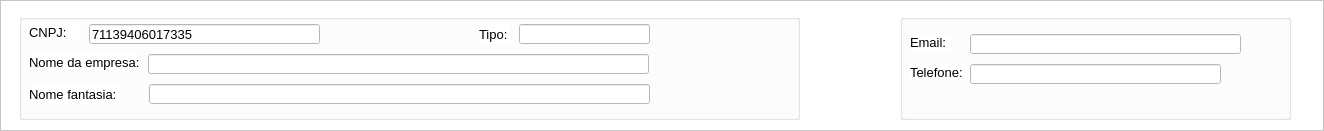
         <widget class="QFrame" name="frame_51">
          <property name="geometry">
           <rect>
            <x>10</x>
            <y>10</y>
            <width>1324</width>
            <height>131</height>
           </rect>
          </property>
          <property name="styleSheet">
           <string notr="true">background-color: rgb(255, 255, 255);</string>
          </property>
          <property name="frameShape">
           <enum>QFrame::StyledPanel</enum>
          </property>
          <property name="frameShadow">
           <enum>QFrame::Raised</enum>
          </property>
          <widget class="QGroupBox" name="groupBox_7">
           <property name="geometry">
            <rect>
             <x>19</x>
             <y>14</y>
             <width>781</width>
             <height>106</height>
            </rect>
           </property>
           <property name="title">
            <string/>
           </property>
           <widget class="QLineEdit" name="nomeFantazia_4">
            <property name="geometry">
             <rect>
              <x>130</x>
              <y>70</y>
              <width>501</width>
              <height>20</height>
             </rect>
            </property>
            <property name="font">
             <font>
              <family>Arial</family>
              <pointsize>10</pointsize>
             </font>
            </property>
            <property name="styleSheet">
             <string notr="true">background-color: rgb(255, 255, 255);</string>
            </property>
            <property name="text">
             <string/>
            </property>
           </widget>
           <widget class="QLabel" name="label_29">
            <property name="geometry">
             <rect>
              <x>10</x>
              <y>70</y>
              <width>91</width>
              <height>20</height>
             </rect>
            </property>
            <property name="font">
             <font>
              <family>Arial</family>
              <pointsize>10</pointsize>
             </font>
            </property>
            <property name="text">
             <string>Nome fantasia:</string>
            </property>
           </widget>
           <widget class="QLabel" name="label_30">
            <property name="geometry">
             <rect>
              <x>10</x>
              <y>40</y>
              <width>111</width>
              <height>16</height>
             </rect>
            </property>
            <property name="font">
             <font>
              <family>Arial</family>
              <pointsize>10</pointsize>
             </font>
            </property>
            <property name="text">
             <string>Nome da empresa:</string>
            </property>
           </widget>
           <widget class="QLineEdit" name="nomeEmpresa_4">
            <property name="geometry">
             <rect>
              <x>129</x>
              <y>40</y>
              <width>501</width>
              <height>20</height>
             </rect>
            </property>
            <property name="font">
             <font>
              <family>Arial</family>
              <pointsize>10</pointsize>
             </font>
            </property>
            <property name="styleSheet">
             <string notr="true">background-color: rgb(255, 255, 255);</string>
            </property>
            <property name="text">
             <string/>
            </property>
           </widget>
           <widget class="QPushButton" name="consultar_cnpj_4">
            <property name="geometry">
             <rect>
              <x>310</x>
              <y>10</y>
              <width>41</width>
              <height>21</height>
             </rect>
            </property>
            <property name="font">
             <font>
              <pointsize>10</pointsize>
              <weight>75</weight>
              <bold>true</bold>
             </font>
            </property>
            <property name="cursor">
             <cursorShape>PointingHandCursor</cursorShape>
            </property>
            <property name="mouseTracking">
             <bool>false</bool>
            </property>
            <property name="tabletTracking">
             <bool>false</bool>
            </property>
            <property name="focusPolicy">
             <enum>Qt::NoFocus</enum>
            </property>
            <property name="acceptDrops">
             <bool>true</bool>
            </property>
            <property name="toolTip">
             <string>Consultar CNPJ</string>
            </property>
            <property name="statusTip">
             <string/>
            </property>
            <property name="accessibleName">
             <string/>
            </property>
            <property name="accessibleDescription">
             <string/>
            </property>
            <property name="layoutDirection">
             <enum>Qt::LeftToRight</enum>
            </property>
            <property name="autoFillBackground">
             <bool>false</bool>
            </property>
            <property name="styleSheet">
             <string notr="true">background-color: rgb(85, 170, 255);</string>
            </property>
            <property name="inputMethodHints">
             <set>Qt::ImhNone</set>
            </property>
            <property name="text">
             <string/>
            </property>
            <property name="icon">
             <iconset>
              <normaloff>../../Imagens/lupa.ico</normaloff>../../Imagens/lupa.ico</iconset>
            </property>
            <property name="iconSize">
             <size>
              <width>23</width>
              <height>30</height>
             </size>
            </property>
            <property name="shortcut">
             <string/>
            </property>
            <property name="checkable">
             <bool>false</bool>
            </property>
            <property name="checked">
             <bool>false</bool>
            </property>
            <property name="autoRepeat">
             <bool>false</bool>
            </property>
            <property name="autoExclusive">
             <bool>false</bool>
            </property>
            <property name="autoDefault">
             <bool>true</bool>
            </property>
            <property name="default">
             <bool>false</bool>
            </property>
            <property name="flat">
             <bool>true</bool>
            </property>
           </widget>
           <widget class="QLabel" name="label_196">
            <property name="geometry">
             <rect>
              <x>10</x>
              <y>10</y>
              <width>51</width>
              <height>16</height>
             </rect>
            </property>
            <property name="font">
             <font>
              <family>Arial</family>
              <pointsize>10</pointsize>
             </font>
            </property>
            <property name="text">
             <string>CNPJ:</string>
            </property>
           </widget>
           <widget class="QLineEdit" name="cnpj_consulta_4">
            <property name="geometry">
             <rect>
              <x>70</x>
              <y>10</y>
              <width>231</width>
              <height>20</height>
             </rect>
            </property>
            <property name="font">
             <font>
              <pointsize>10</pointsize>
             </font>
            </property>
            <property name="styleSheet">
             <string notr="true">background-color: rgb(255, 255, 255);</string>
            </property>
            <property name="text">
             <string>71139406017335</string>
            </property>
           </widget>
           <widget class="QLineEdit" name="tipo_cnpj_4">
            <property name="geometry">
             <rect>
              <x>500</x>
              <y>10</y>
              <width>131</width>
              <height>20</height>
             </rect>
            </property>
            <property name="font">
             <font>
              <pointsize>10</pointsize>
             </font>
            </property>
            <property name="styleSheet">
             <string notr="true">background-color: rgb(255, 255, 255);</string>
            </property>
            <property name="text">
             <string/>
            </property>
           </widget>
           <widget class="QLabel" name="label_197">
            <property name="geometry">
             <rect>
              <x>460</x>
              <y>10</y>
              <width>31</width>
              <height>20</height>
             </rect>
            </property>
            <property name="font">
             <font>
              <family>Arial</family>
              <pointsize>10</pointsize>
             </font>
            </property>
            <property name="text">
             <string>Tipo:</string>
            </property>
           </widget>
          </widget>
          <widget class="QGroupBox" name="groupBox_59">
           <property name="geometry">
            <rect>
             <x>900</x>
             <y>14</y>
             <width>391</width>
             <height>106</height>
            </rect>
           </property>
           <property name="title">
            <string/>
           </property>
           <widget class="QLineEdit" name="telefoneEmpresa_4">
            <property name="geometry">
             <rect>
              <x>70</x>
              <y>50</y>
              <width>251</width>
              <height>20</height>
             </rect>
            </property>
            <property name="font">
             <font>
              <family>Arial</family>
              <pointsize>10</pointsize>
             </font>
            </property>
            <property name="styleSheet">
             <string notr="true">background-color: rgb(255, 255, 255);</string>
            </property>
            <property name="text">
             <string/>
            </property>
           </widget>
           <widget class="QLabel" name="label_204">
            <property name="geometry">
             <rect>
              <x>10</x>
              <y>20</y>
              <width>41</width>
              <height>16</height>
             </rect>
            </property>
            <property name="font">
             <font>
              <family>Arial</family>
              <pointsize>10</pointsize>
             </font>
            </property>
            <property name="text">
             <string>Email:</string>
            </property>
           </widget>
           <widget class="QLineEdit" name="emailEmpresa_4">
            <property name="geometry">
             <rect>
              <x>70</x>
              <y>20</y>
              <width>271</width>
              <height>20</height>
             </rect>
            </property>
            <property name="font">
             <font>
              <family>Arial</family>
              <pointsize>10</pointsize>
             </font>
            </property>
            <property name="styleSheet">
             <string notr="true">background-color: rgb(255, 255, 255);</string>
            </property>
            <property name="text">
             <string/>
            </property>
           </widget>
           <widget class="QLabel" name="label_205">
            <property name="geometry">
             <rect>
              <x>10</x>
              <y>50</y>
              <width>56</width>
              <height>16</height>
             </rect>
            </property>
            <property name="font">
             <font>
              <family>Arial</family>
              <pointsize>10</pointsize>
             </font>
            </property>
            <property name="text">
             <string>Telefone:</string>
            </property>
           </widget>
          </widget>
         </widget>
